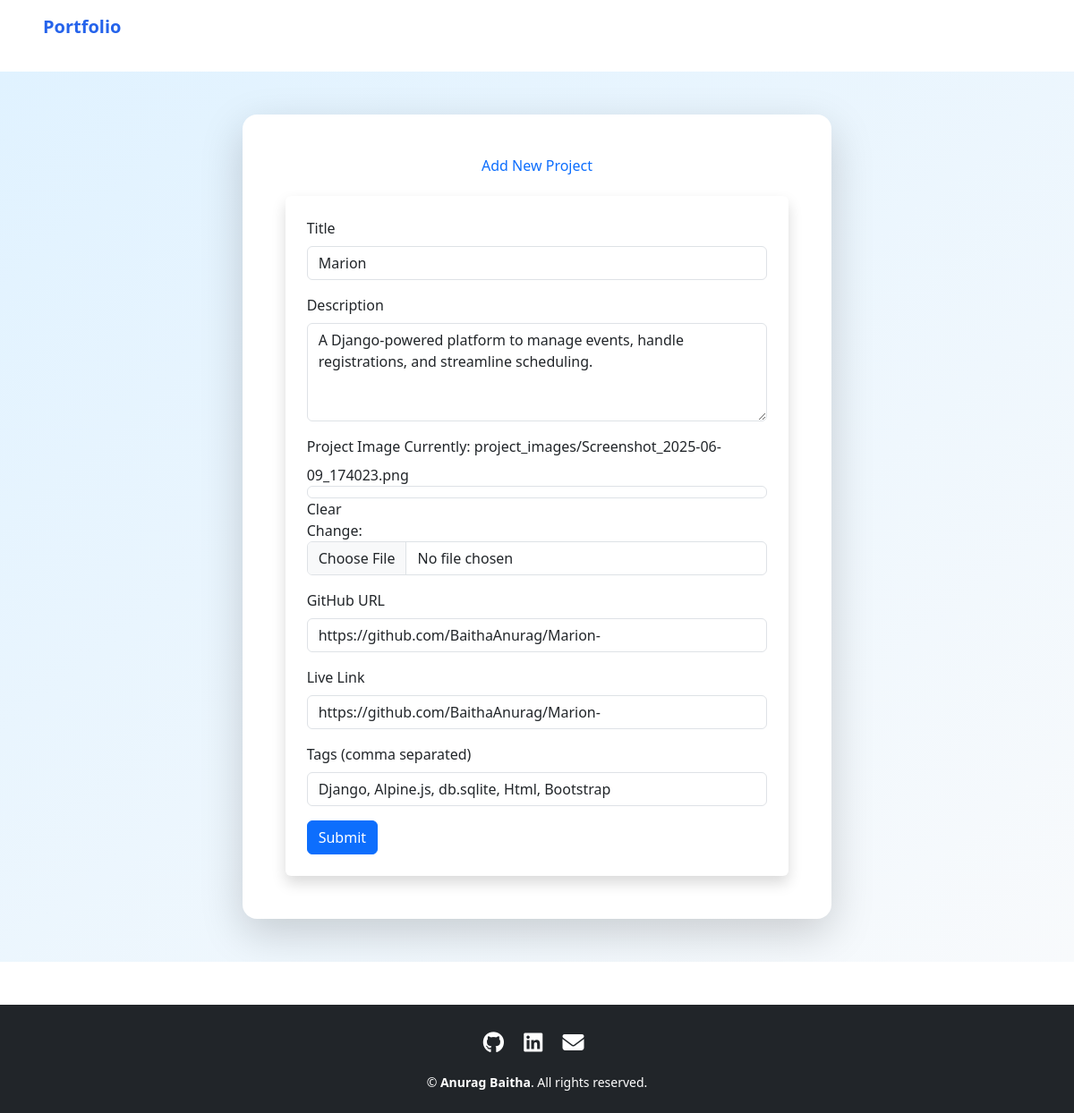
The app's page /update/1/ with its own data.
### Mainapp/models.py (models this page shows, shortened)
class Project(models.Model):
    title = models.CharField(max_length=100)
    description = models.TextField()
    image = models.ImageField(upload_to='project_images/', blank=True, null=True)
    github_url = models.URLField(blank=True, null=True)
    link = models.URLField(blank=True, null=True)
    tags = models.CharField(max_length=255, blank=True)

### Mainapp/views.py (the view)
# urls.py: path('update/<int:pk>/', views.update_project, name='update_project'),
def update_project(request, pk):
    project = get_object_or_404(Project, pk=pk)
    if request.method == 'POST':
        form = ProjectForm(request.POST, request.FILES, instance=project)
        if form.is_valid():
            form.save()
            return redirect('home')
    else:
        form = ProjectForm(instance=project)
    return render(request, 'update_project.html', {'form': form, 'project': project})

### Mainapp/forms.py
class ProjectForm(forms.ModelForm):
    class Meta:
        model = Project
        fields = ['title', 'description', 'image', 'github_url', 'link', 'tags']
        widgets = {
            'description': forms.Textarea(attrs={'rows': 4}),
            'tags': forms.TextInput(attrs={'placeholder': 'e.g. Django, Bootstrap, API'}),
        }

### Mainapp/templates/update_project.html (shortened to what this page needs)
{% extends 'base.html' %}
{% block content %}
<div class="py-5" style="background: linear-gradient(to bottom right, #e0f2ff, #f8fafc); min-height: 100vh;">
  <div class="container">
    <div class="row justify-content-center">
      <div class="col-md-8">
        <div class="card shadow-lg border-0 rounded-4">
          <div class="card-body p-5">
            <h2 class="text-center mb-4 text-primary">Add New Project</h2>
            <form method="POST" enctype="multipart/form-data" class="bg-white p-4 rounded shadow">
                <div class="mb-3">
                    <label for="id_title" class="form-label">Title</label>
                    {{ form.title }}
                </div>
                <div class="mb-3">
                    <label for="id_description" class="form-label">Description</label>
                    {{ form.description }}
                </div>
                <div class="mb-3">
                    <label for="id_image" class="form-label">Project Image</label>
                    {{ form.image }}
                </div>
                <div class="mb-3">
                    <label for="id_github_url" class="form-label">GitHub URL</label>
                    {{ form.github_url }}
                </div>
                <div class="mb-3">
                    <label for="id_link" class="form-label">Live Link</label>
                    {{ form.link }}
                </div>
                <div class="mb-3">
                    <label for="id_tags" class="form-label">Tags (comma separated)</label>
                    {{ form.tags }}
                </div>
                <button type="submit" class="btn btn-primary">Submit</button>
                </form>
          </div>
        </div>
      </div>
    </div>
  </div>
</div>
{% endblock %}

### records on screen
Project: title "Marion", description "A Django-powered platform to manage events, handle registrations, and streamline scheduling.", github_url "https://github.com/BaithaAnurag/Marion-", link "https://github.com/BaithaAnurag/Marion-", tags "Django, Alpine.js, db.sqlite, Html, Bootstrap"
